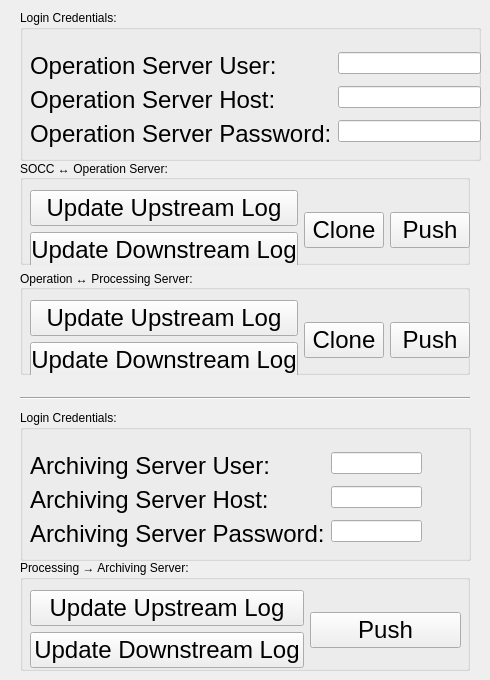
    <widget class="QWidget" name="tab_flow">
     <attribute name="title">
      <string>Flow</string>
     </attribute>
     <widget class="Line" name="flow_line">
      <property name="geometry">
       <rect>
        <x>20</x>
        <y>390</y>
        <width>450</width>
        <height>16</height>
       </rect>
      </property>
      <property name="orientation">
       <enum>Qt::Horizontal</enum>
      </property>
     </widget>
     <widget class="QGroupBox" name="flow_operation_login_group">
      <property name="geometry">
       <rect>
        <x>20</x>
        <y>10</y>
        <width>461</width>
        <height>151</height>
       </rect>
      </property>
      <property name="font">
       <font>
        <weight>50</weight>
        <bold>false</bold>
       </font>
      </property>
      <property name="title">
       <string>Login Credentials:</string>
      </property>
      <property name="flat">
       <bool>false</bool>
      </property>
      <widget class="QWidget" name="formLayoutWidget">
       <property name="geometry">
        <rect>
         <x>10</x>
         <y>30</y>
         <width>451</width>
         <height>119</height>
        </rect>
       </property>
       <layout class="QFormLayout" name="flow_operation_login_form_layout">
        <property name="formAlignment">
         <set>Qt::AlignCenter</set>
        </property>
        <item row="1" column="0">
         <widget class="QLabel" name="flow_operation_user_label">
          <property name="font">
           <font>
            <family>Arial</family>
            <pointsize>18</pointsize>
           </font>
          </property>
          <property name="text">
           <string>Operation Server User:</string>
          </property>
         </widget>
        </item>
        <item row="1" column="1">
         <widget class="QLineEdit" name="flow_operation_user_line">
          <property name="inputMethodHints">
           <set>Qt::ImhNone</set>
          </property>
          <property name="echoMode">
           <enum>QLineEdit::Normal</enum>
          </property>
          <property name="dragEnabled">
           <bool>false</bool>
          </property>
         </widget>
        </item>
        <item row="2" column="1">
         <widget class="QLineEdit" name="flow_operation_host_line">
          <property name="inputMethodHints">
           <set>Qt::ImhNone</set>
          </property>
          <property name="echoMode">
           <enum>QLineEdit::Normal</enum>
          </property>
          <property name="dragEnabled">
           <bool>false</bool>
          </property>
         </widget>
        </item>
        <item row="2" column="0">
         <widget class="QLabel" name="flow_operation_host_label">
          <property name="font">
           <font>
            <family>Arial</family>
            <pointsize>18</pointsize>
           </font>
          </property>
          <property name="text">
           <string>Operation Server Host:</string>
          </property>
         </widget>
        </item>
        <item row="3" column="0">
         <widget class="QLabel" name="flow_operation_password_label">
          <property name="font">
           <font>
            <family>Arial</family>
            <pointsize>18</pointsize>
           </font>
          </property>
          <property name="text">
           <string>Operation Server Password:</string>
          </property>
         </widget>
        </item>
        <item row="3" column="1">
         <widget class="QLineEdit" name="flow_operation_password_line">
          <property name="inputMethodHints">
           <set>Qt::ImhHiddenText|Qt::ImhNoAutoUppercase|Qt::ImhNoPredictiveText|Qt::ImhSensitiveData</set>
          </property>
          <property name="echoMode">
           <enum>QLineEdit::Password</enum>
          </property>
          <property name="dragEnabled">
           <bool>false</bool>
          </property>
         </widget>
        </item>
       </layout>
      </widget>
     </widget>
     <widget class="QGroupBox" name="flow_socc_operation_group">
      <property name="geometry">
       <rect>
        <x>20</x>
        <y>160</y>
        <width>450</width>
        <height>105</height>
       </rect>
      </property>
      <property name="font">
       <font>
        <weight>50</weight>
        <bold>false</bold>
       </font>
      </property>
      <property name="title">
       <string>SOCC ↔︎ Operation Server:</string>
      </property>
      <widget class="QWidget" name="horizontalLayoutWidget">
       <property name="geometry">
        <rect>
         <x>10</x>
         <y>30</y>
         <width>440</width>
         <height>80</height>
        </rect>
       </property>
       <layout class="QHBoxLayout" name="flow_socc_operation_horizontal_layout">
        <property name="sizeConstraint">
         <enum>QLayout::SetDefaultConstraint</enum>
        </property>
        <item>
         <layout class="QVBoxLayout" name="flow_socc_operation_update_vertical_layout">
          <property name="spacing">
           <number>6</number>
          </property>
          <property name="sizeConstraint">
           <enum>QLayout::SetDefaultConstraint</enum>
          </property>
          <item>
           <widget class="QPushButton" name="flow_socc_operation_update_socc_button">
            <property name="font">
             <font>
              <family>Arial</family>
              <pointsize>18</pointsize>
             </font>
            </property>
            <property name="text">
             <string>Update Upstream Log</string>
            </property>
           </widget>
          </item>
          <item>
           <widget class="QPushButton" name="flow_socc_operation_update_operation_button">
            <property name="font">
             <font>
              <family>Arial</family>
              <pointsize>18</pointsize>
             </font>
            </property>
            <property name="text">
             <string>Update Downstream Log</string>
            </property>
           </widget>
          </item>
         </layout>
        </item>
        <item>
         <widget class="QPushButton" name="flow_socc_operation_clone_button">
          <property name="font">
           <font>
            <family>Arial</family>
            <pointsize>18</pointsize>
           </font>
          </property>
          <property name="text">
           <string>Clone</string>
          </property>
         </widget>
        </item>
        <item>
         <widget class="QPushButton" name="flow_socc_operation_push_button">
          <property name="font">
           <font>
            <family>Arial</family>
            <pointsize>18</pointsize>
           </font>
          </property>
          <property name="text">
           <string>Push</string>
          </property>
         </widget>
        </item>
       </layout>
      </widget>
     </widget>
     <widget class="QGroupBox" name="flow_archiving_login_group">
      <property name="geometry">
       <rect>
        <x>20</x>
        <y>410</y>
        <width>451</width>
        <height>151</height>
       </rect>
      </property>
      <property name="font">
       <font>
        <weight>50</weight>
        <bold>false</bold>
       </font>
      </property>
      <property name="title">
       <string>Login Credentials:</string>
      </property>
      <property name="flat">
       <bool>false</bool>
      </property>
      <widget class="QWidget" name="formLayoutWidget_2">
       <property name="geometry">
        <rect>
         <x>10</x>
         <y>30</y>
         <width>392</width>
         <height>119</height>
        </rect>
       </property>
       <layout class="QFormLayout" name="flow_archiving_login_form_layout">
        <property name="formAlignment">
         <set>Qt::AlignCenter</set>
        </property>
        <item row="1" column="0">
         <widget class="QLabel" name="flow_archiving_user_label">
          <property name="font">
           <font>
            <family>Arial</family>
            <pointsize>18</pointsize>
           </font>
          </property>
          <property name="text">
           <string>Archiving Server User:</string>
          </property>
         </widget>
        </item>
        <item row="1" column="1">
         <widget class="QLineEdit" name="flow_archiving_user_line">
          <property name="inputMethodHints">
           <set>Qt::ImhNone</set>
          </property>
          <property name="echoMode">
           <enum>QLineEdit::Normal</enum>
          </property>
          <property name="dragEnabled">
           <bool>false</bool>
          </property>
         </widget>
        </item>
        <item row="2" column="1">
         <widget class="QLineEdit" name="flow_archiving_host_line">
          <property name="inputMethodHints">
           <set>Qt::ImhNone</set>
          </property>
          <property name="echoMode">
           <enum>QLineEdit::Normal</enum>
          </property>
          <property name="dragEnabled">
           <bool>false</bool>
          </property>
         </widget>
        </item>
        <item row="2" column="0">
         <widget class="QLabel" name="flow_archiving_host_label">
          <property name="font">
           <font>
            <family>Arial</family>
            <pointsize>18</pointsize>
           </font>
          </property>
          <property name="text">
           <string>Archiving Server Host:</string>
          </property>
         </widget>
        </item>
        <item row="3" column="0">
         <widget class="QLabel" name="flow_archiving_password_label">
          <property name="font">
           <font>
            <family>Arial</family>
            <pointsize>18</pointsize>
           </font>
          </property>
          <property name="text">
           <string>Archiving Server Password:</string>
          </property>
         </widget>
        </item>
        <item row="3" column="1">
         <widget class="QLineEdit" name="flow_archiving_password_line">
          <property name="inputMethodHints">
           <set>Qt::ImhHiddenText|Qt::ImhNoAutoUppercase|Qt::ImhNoPredictiveText|Qt::ImhSensitiveData</set>
          </property>
          <property name="echoMode">
           <enum>QLineEdit::Password</enum>
          </property>
          <property name="dragEnabled">
           <bool>false</bool>
          </property>
         </widget>
        </item>
       </layout>
      </widget>
     </widget>
     <widget class="QGroupBox" name="flow_operation_processing_group">
      <property name="geometry">
       <rect>
        <x>20</x>
        <y>270</y>
        <width>450</width>
        <height>105</height>
       </rect>
      </property>
      <property name="font">
       <font>
        <weight>50</weight>
        <bold>false</bold>
       </font>
      </property>
      <property name="title">
       <string>Operation ↔︎ Processing Server:</string>
      </property>
      <widget class="QWidget" name="horizontalLayoutWidget_2">
       <property name="geometry">
        <rect>
         <x>10</x>
         <y>30</y>
         <width>440</width>
         <height>80</height>
        </rect>
       </property>
       <layout class="QHBoxLayout" name="flow_operation_processing_horizontal_layout">
        <item>
         <layout class="QVBoxLayout" name="flow_operation_processing_update_vertical_layout">
          <item>
           <widget class="QPushButton" name="flow_operation_processing_update_operation_button">
            <property name="font">
             <font>
              <family>Arial</family>
              <pointsize>18</pointsize>
             </font>
            </property>
            <property name="text">
             <string>Update Upstream Log</string>
            </property>
           </widget>
          </item>
          <item>
           <widget class="QPushButton" name="flow_operation_processing_update_processing_button">
            <property name="font">
             <font>
              <family>Arial</family>
              <pointsize>18</pointsize>
             </font>
            </property>
            <property name="text">
             <string>Update Downstream Log</string>
            </property>
           </widget>
          </item>
         </layout>
        </item>
        <item>
         <widget class="QPushButton" name="flow_operation_processing_clone_button">
          <property name="font">
           <font>
            <family>Arial</family>
            <pointsize>18</pointsize>
           </font>
          </property>
          <property name="text">
           <string>Clone</string>
          </property>
         </widget>
        </item>
        <item>
         <widget class="QPushButton" name="flow_operation_processing_push_button">
          <property name="font">
           <font>
            <family>Arial</family>
            <pointsize>18</pointsize>
           </font>
          </property>
          <property name="text">
           <string>Push</string>
          </property>
         </widget>
        </item>
       </layout>
      </widget>
     </widget>
     <widget class="QGroupBox" name="flow_processing_archiving_group">
      <property name="geometry">
       <rect>
        <x>20</x>
        <y>560</y>
        <width>450</width>
        <height>111</height>
       </rect>
      </property>
      <property name="font">
       <font>
        <weight>50</weight>
        <bold>false</bold>
       </font>
      </property>
      <property name="title">
       <string>Processing → Archiving Server:</string>
      </property>
      <widget class="QWidget" name="horizontalLayoutWidget_4">
       <property name="geometry">
        <rect>
         <x>10</x>
         <y>30</y>
         <width>431</width>
         <height>80</height>
        </rect>
       </property>
       <layout class="QHBoxLayout" name="flow_processing_archiving_group_horizontal_layout">
        <item>
         <layout class="QVBoxLayout" name="flow_processing_archiving_update_vertical_layout">
          <item>
           <widget class="QPushButton" name="flow_processing_archiving_update_processing_button">
            <property name="font">
             <font>
              <family>Arial</family>
              <pointsize>18</pointsize>
             </font>
            </property>
            <property name="text">
             <string>Update Upstream Log</string>
            </property>
           </widget>
          </item>
          <item>
           <widget class="QPushButton" name="flow_processing_archiving_update_archiving_button">
            <property name="font">
             <font>
              <family>Arial</family>
              <pointsize>18</pointsize>
             </font>
            </property>
            <property name="text">
             <string>Update Downstream Log</string>
            </property>
           </widget>
          </item>
         </layout>
        </item>
        <item>
         <widget class="QPushButton" name="flow_processing_archiving_push_button">
          <property name="font">
           <font>
            <family>Arial</family>
            <pointsize>18</pointsize>
           </font>
          </property>
          <property name="text">
           <string>Push</string>
          </property>
         </widget>
        </item>
       </layout>
      </widget>
     </widget>
    </widget>
